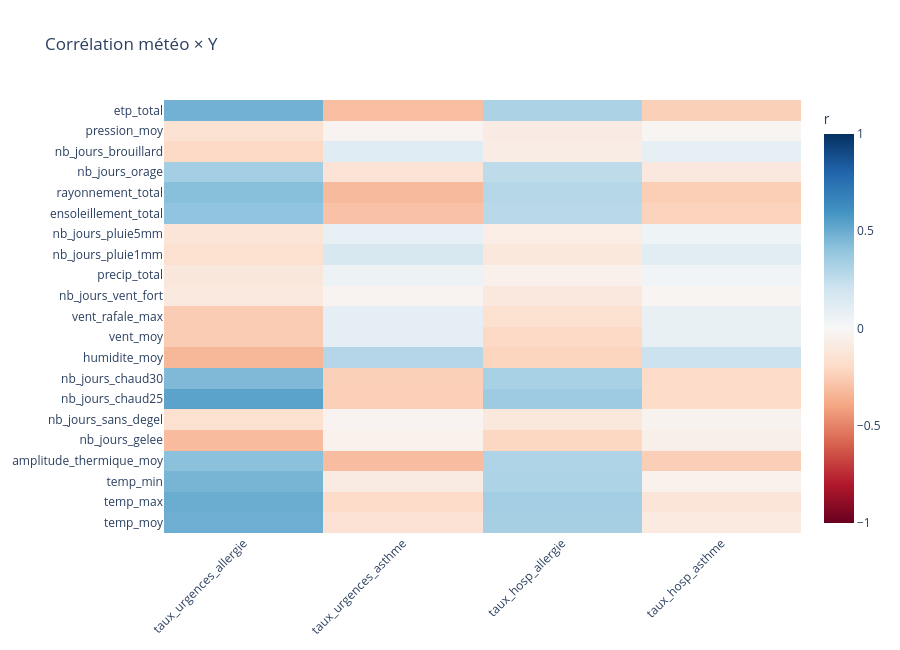

Here is the notebook cell this chart was saved with:
### Markdown cell above
### Corrélation météo × Y

### Code cell
corr = df_clean[METEO_COLS + Y_COLS].corr().loc[METEO_COLS, Y_COLS]

fig = go.Figure(go.Heatmap(
    z=corr.values, x=corr.columns, y=corr.index,
    colorscale="RdBu", zmid=0, zmin=-1, zmax=1,
    colorbar=dict(title="r"),
    hovertemplate=None
))
fig.update_layout(title="Corrélation météo × Y", template="plotly_white",
                   height=650, xaxis_tickangle=-45)
fig.show()

### Figure 1 — Plotly figure (JSON) as saved in the notebook; plotly's stock layout.template omitted (floating-point values rounded to 4 significant figures)
{"data": [{"colorbar": {"title": {"text": "r"}}, "colorscale": [[0, "rgb(103,0,31)"], [0.1, "rgb(178,24,43)"], [0.2, "rgb(214,96,77)"], [0.3, "rgb(244,165,130)"], [0.4, "rgb(253,219,199)"], [0.5, "rgb(247,247,247)"], [0.6, "rgb(209,229,240)"], [0.7, "rgb(146,197,222)"], [0.8, "rgb(67,147,195)"], [0.9, "rgb(33,102,172)"], [1, "rgb(5,48,97)"]], "type": "heatmap", "x": ["taux_urgences_allergie", "taux_urgences_asthme", "taux_hosp_allergie", "taux_hosp_asthme"], "y": ["temp_moy", "temp_max", "temp_min", "amplitude_thermique_moy", "nb_jours_gelee", "nb_jours_sans_degel", "nb_jours_chaud25", "nb_jours_chaud30", "humidite_moy", "vent_moy", "vent_rafale_max", "nb_jours_vent_fort", "precip_total", "nb_jours_pluie1mm", "nb_jours_pluie5mm", "ensoleillement_total", "rayonnement_total", "nb_jours_orage", "nb_jours_brouillard", "pression_moy", "etp_total"], "z": [[0.4915, -0.1472, 0.3364, -0.09548], [0.4998, -0.1864, 0.346, -0.1295], [0.4649, -0.08854, 0.3128, -0.04571], [0.4163, -0.3131, 0.3049, -0.247], [-0.3195, -0.04558, -0.2132, -0.05742], [-0.1637, -0.02953, -0.1079, -0.03252], [0.537, -0.2429, 0.361, -0.1902], [0.449, -0.242, 0.3263, -0.192], [-0.3296, 0.2934, -0.2237, 0.2161], [-0.2554, 0.09694, -0.2025, 0.07767], [-0.254, 0.09725, -0.1592, 0.08094], [-0.09879, -0.02621, -0.1059, -0.0212], [-0.1141, 0.05281, -0.05021, 0.03428], [-0.1576, 0.1641, -0.1085, 0.1127], [-0.1281, 0.083, -0.0696, 0.04974], [0.4022, -0.2977, 0.2746, -0.225], [0.4257, -0.3211, 0.2904, -0.2486], [0.3467, -0.1396, 0.2614, -0.1061], [-0.2038, 0.12, -0.07511, 0.08799], [-0.1488, -0.02974, -0.083, -0.02476], [0.4818, -0.3075, 0.3179, -0.2394]], "zmax": 1, "zmid": 0, "zmin": -1}], "layout": {"height": 650, "title": {"text": "Corrélation météo × Y"}, "xaxis": {"tickangle": -45}}}
